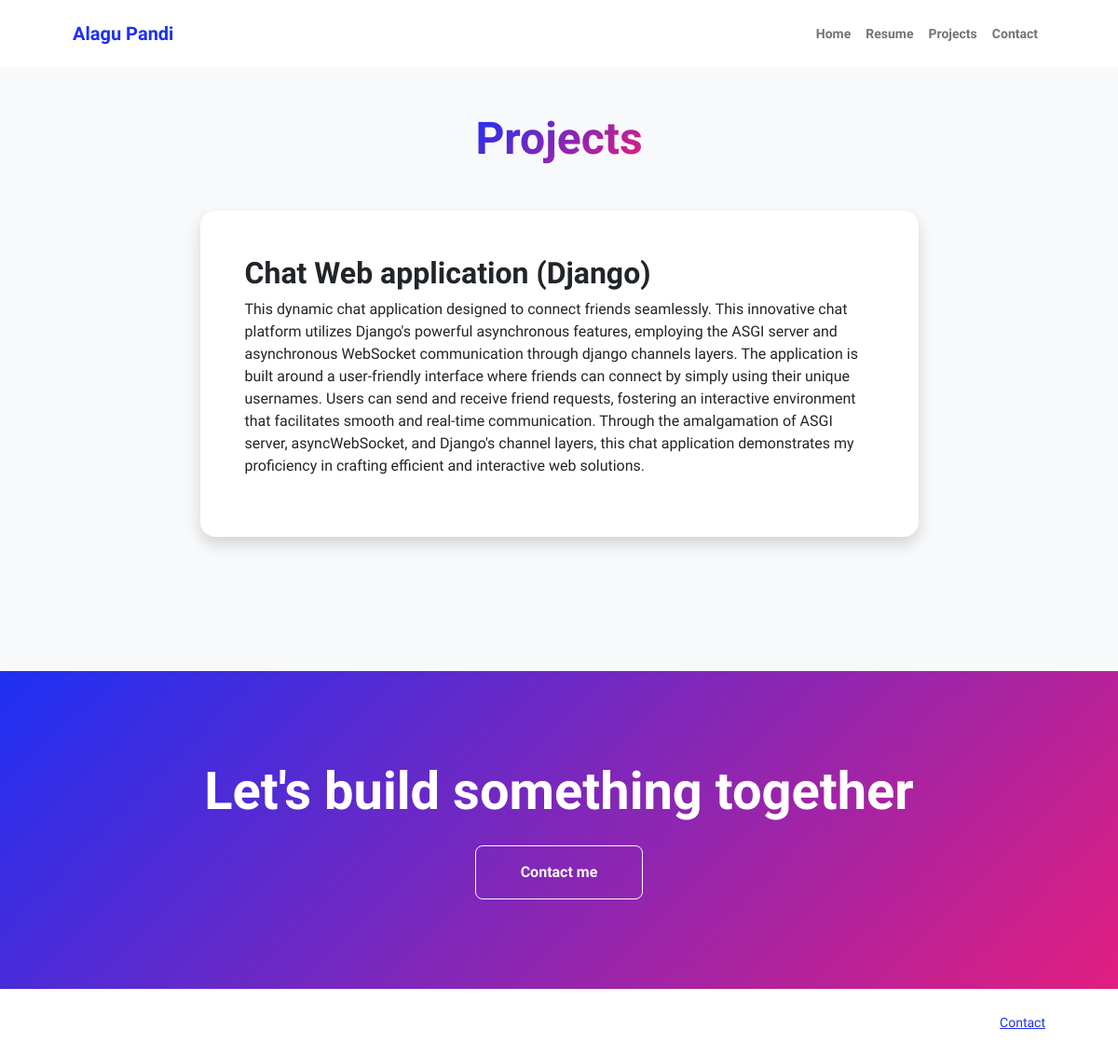
Screenshot of /project with the database file from the repository.
### Main/models.py (models this page shows)
class Project(models.Model):
    id = models.AutoField(primary_key=True)
    created_at = models.DateTimeField(auto_now_add=True, editable=False)
    updated_at = models.DateTimeField(auto_now=True, editable=False)
    title = models.CharField(max_length=255, null=False, blank=False)
    description = models.TextField()
    start_date = models.DateField(null=False, blank=False)
    end_date = models.DateField(null=True, blank=True)
    url = models.URLField(null=True, blank=True)
    to_display = models.BooleanField(default=True)

### Main/views.py (the view)
# urls.py: path('project', project, name="project"),
def project(request):
    project_object = Project.objects.filter()
    context = {
        'project_object': project_object,
    }
    return render(request, 'projects.html', context)

### templates/projects.html (shortened to what this page needs)
{% load static %}
<!DOCTYPE html>
<html lang="en">
    <head>
        <link href="https://cdn.jsdelivr.net/npm/bootstrap-icons@1.8.1/font/bootstrap-icons.css" rel="stylesheet" />
        <link href="{% static 'css/styles.css' %}" rel="stylesheet" />
    </head>
    <body class="d-flex flex-column h-100 bg-light">
        <main class="flex-shrink-0">
            <nav class="navbar navbar-expand-lg navbar-light bg-white py-3">
                <div class="container px-5">
                    <a class="navbar-brand" href="{% url 'index' %}"><span class="fw-bolder text-primary">Alagu Pandi</span></a>
                    <div class="collapse navbar-collapse" id="navbarSupportedContent">
                        <ul class="navbar-nav ms-auto mb-2 mb-lg-0 small fw-bolder">
                            <li class="nav-item"><a class="nav-link" href="{% url 'index' %}">Home</a></li>
                            <li class="nav-item"><a class="nav-link" href="{% url 'resume' %}">Resume</a></li>
                            <li class="nav-item"><a class="nav-link" href="{% url 'project' %}">Projects</a></li>
                            <li class="nav-item"><a class="nav-link" href="{% url 'contact' %}">Contact</a></li>
                        </ul>
                    </div>
                </div>
            </nav>
            {% if project_object %}
                <section class="py-5">
                    <div class="container px-5 mb-5">
                        <div class="text-center mb-5">
                            <h1 class="display-5 fw-bolder mb-0"><span class="text-gradient d-inline">Projects</span></h1>
                        </div>
                        <div class="row gx-5 justify-content-center">
                            <div class="col-lg-11 col-xl-9 col-xxl-8">
                                {% for project in project_object %}
                                    {% if project.to_display %}
                                        <div class="card overflow-hidden shadow rounded-4 border-0 mb-5">
                                            <div class="card-body p-0">
                                                <div class="d-flex align-items-center">
                                                    <div class="p-5">
                                                        <h2 class="fw-bolder">{{ project.title }}</h2>
                                                        <p>{{ project.description }}</p>
                                                    </div>
                                                </div>
                                            </div>
                                        </div>
                                    {% endif %}
                                {% endfor %}
                            </div>
                        </div>
                    </div>
                </section>
            {% endif %}
            <section class="py-5 bg-gradient-primary-to-secondary text-white">
                <div class="container px-5 my-5">
                    <div class="text-center">
                        <h2 class="display-4 fw-bolder mb-4">Let's build something together</h2>
                        <a class="btn btn-outline-light btn-lg px-5 py-3 fs-6 fw-bolder" href="{% url 'contact' %}">Contact me</a>
                    </div>
                </div>
            </section>
        </main>
        <footer class="bg-white py-4 mt-auto">
            <div class="container px-5">
                <div class="row align-items-center justify-content-between flex-column flex-sm-row">
                    <div class="col-auto">
                        <a class="small" href="{% url 'contact' %}">Contact</a>
                    </div>
                </div>
            </div>
        </footer>
    </body>
</html>

### rows the page displays
Project: title "Chat Web application (Django)", description "This dynamic chat application designed to connect friends seamlessly. This innovative chat platform utilizes Django's powerful asynchronous features, employing the ASGI server and asynchronous WebSocket communication through django channels layers. The application is built around a user-friendly interface where friends can connect by simply using their unique usernames. Users can send and receive friend requests, fostering an interactive environment that facilitates smooth and real-time communication. Through the amalgamation of ASGI server, asyncWebSocket, and Django's channel layers, this chat application demonstrates my proficiency in crafting efficient and interactive web solutions."
